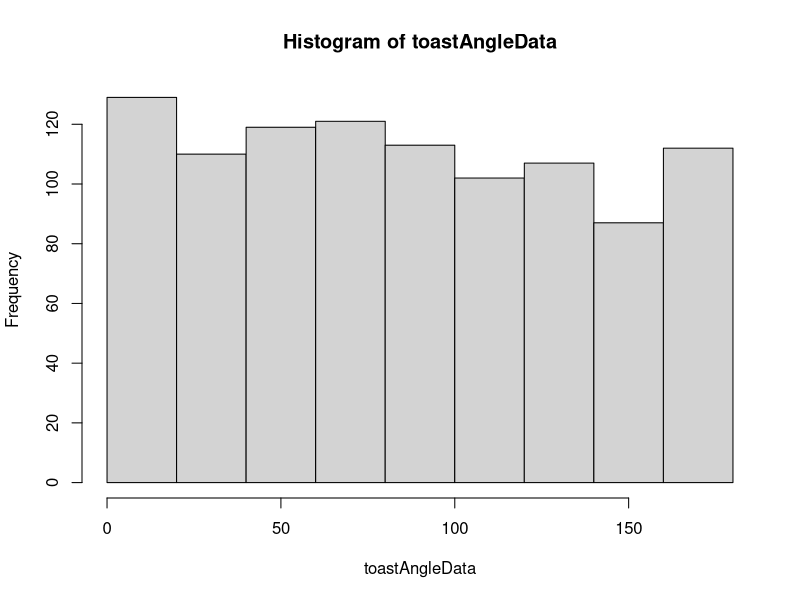
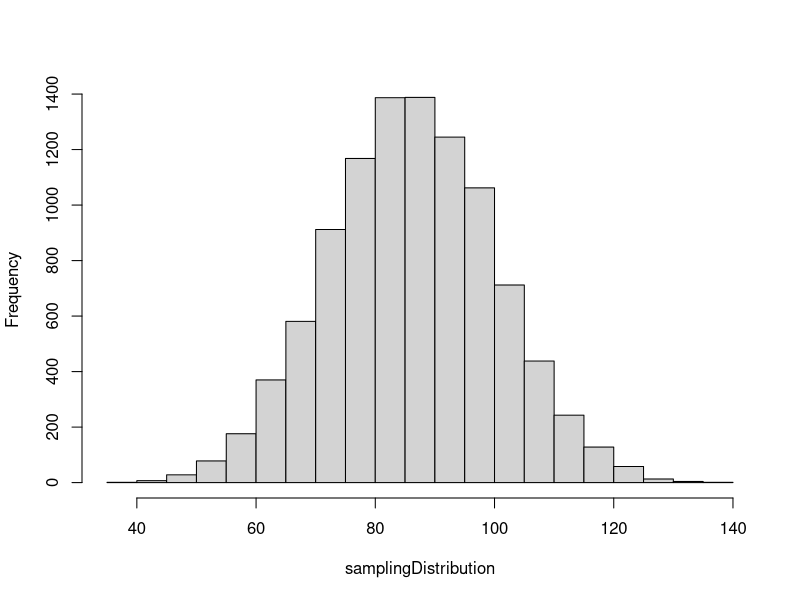
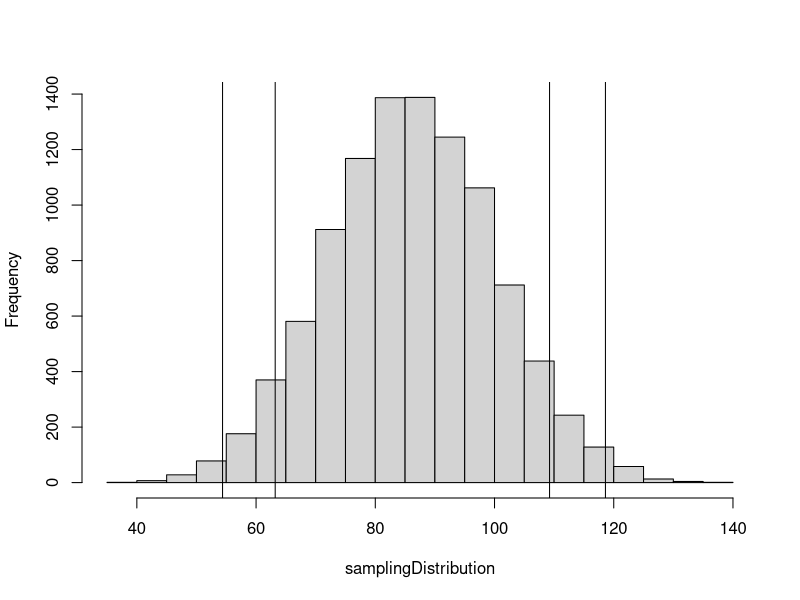

These figures' R source, in order:
## ---- chunk 1
toastAngleData <- runif(1000,0,180) # Random numbers from uniform distribution
head(toastAngleData) # Look at the first few numbers in the list
tail(toastAngleData) # Look at the last few numbers in the list
hist(toastAngleData) # Plot a histogram of all 1000 data points
## ---- chunk 2
sample(toastAngleData,size=14,replace=TRUE)

mean(sample(toastAngleData,size=14,replace=TRUE))

replicate(4, mean(sample(toastAngleData,size=14,replace=TRUE)))

samplingDistribution <- replicate(10000,mean(sample(toastAngleData,size=14,replace=TRUE)))
hist(samplingDistribution, main=NULL)
## ---- chunk 3
mean(samplingDistribution)
mean(toastAngleData)

summary(samplingDistribution)

quantile(samplingDistribution, c(.01, .05,  .50, .95, .99))
## ---- chunk 4
hist(samplingDistribution, main=NULL)
abline(v=quantile(samplingDistribution,.01))
abline(v=quantile(samplingDistribution,.05))
abline(v=quantile(samplingDistribution,.95))
abline(v=quantile(samplingDistribution,.99))
## ---- chunk 5
samplingDistribution[ samplingDistribution <= quantile(samplingDistribution,.01) ]

summary( samplingDistribution[samplingDistribution <= quantile(samplingDistribution,.01)] )
## ---- chunk 6

